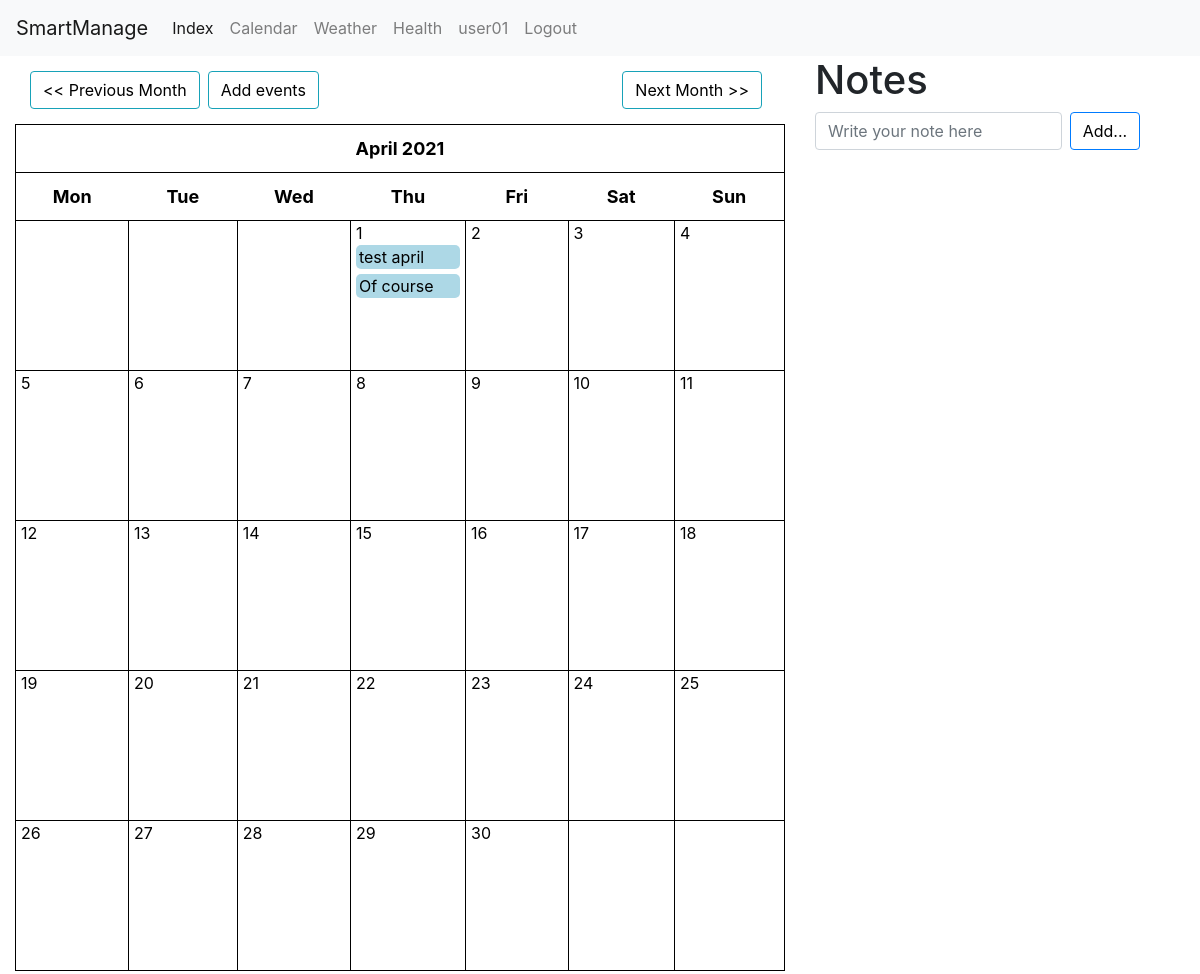
Page / (signed in) on the earlier database version.
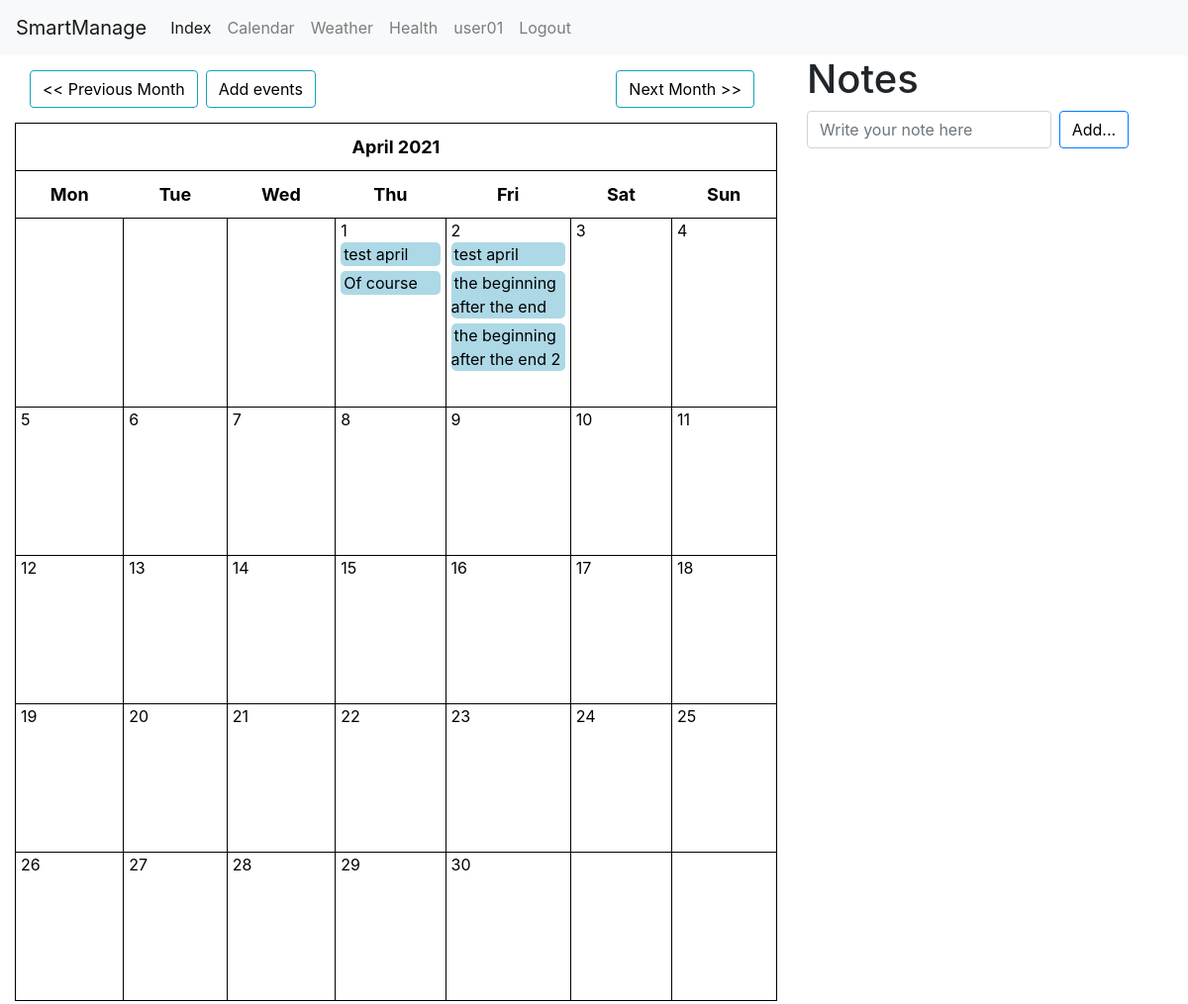
Same page on the later database version.
### manCal/models.py (models this page shows, shortened)
class Event(models.Model):
    user = models.ForeignKey(settings.AUTH_USER_MODEL, on_delete=models.CASCADE)
    title = models.CharField(max_length=200)
    description = models.TextField()
    start_time = models.DateTimeField()
    end_time = models.DateTimeField()
    created_date = models.DateTimeField(auto_now_add=True)
    location = models.CharField(max_length=200, null=True, blank=True)
    @property
    def get_html_url(self):
        url = reverse('manCal:event-detail', args=(self.id,))
        return f'<a href="{url}"> {self.title} </a>'

### manCal/views.py (the view)
# urls.py: path('', views.CalendarView.as_view(), name='calendar'),
class CalendarView(LoginRequiredMixin, generic.ListView):
    model = Event
    template_name = 'calendar.html'
    def get_context_data(self, **kwargs):
        context = super().get_context_data(**kwargs)
        d = get_date(self.request.GET.get('month', None))
        cal = Calendar(d.year, d.month)
        html_cal = cal.formatmonth(withyear=True)
        user = CustomUser.objects.get(username= self.request.user)
        notes = Notes.objects.filter(user=user)
        context['calendar'] = mark_safe(html_cal)
        context['prev_month'] = prev_month(d)
        context['next_month'] = next_month(d)
        context['notes'] = notes
        return context

### manCal/utils.py (called while the page is built)
	def formatday(self, day, events):
		events_per_day = events.filter(start_time__day=day)
		d = ''
		for event in events_per_day:
			d += f'<li> {event.get_html_url} </li>'
		if day != 0:
			return f"<td><span class='date'>{day}</span><ul> {d} </ul></td>"
		return '<td></td>'

	def formatweek(self, theweek, events):
		week = ''
		for d, weekday in theweek:
			week += self.formatday(d, events)
		return f'<tr> {week} </tr>'

	def formatmonth(self, withyear=True):
		events = Event.objects.filter(start_time__year=self.year, start_time__month=self.month)
		cal = f'<table border="0" cellpadding="0" cellspacing="0" class="calendar">\n'
		cal += f'{self.formatmonthname(self.year, self.month, withyear=withyear)}\n'
		cal += f'{self.formatweekheader()}\n'
		for week in self.monthdays2calendar(self.year, self.month):
			cal += f'{self.formatweek(week, events)}\n'
		return cal

### manCal/views.py (called while the page is built)
def get_date(req_day):
    if req_day:
        year, month = (int(x) for x in req_day.split('-'))
        return date(year, month, day=1)
    return datetime.today()

### manCal/templates/calendar.html (shortened to what this page needs)
{% extends 'base.html' %}
{% block content %}
    <div class="conteiner">
        <div class="notes-conteiner float-right col-lg-4 col-sm-12 col-md-12">
            <h1> Notes </h1>
            <form class="form-inline" method="POST" action= {% url 'manCal:add_note' %}>
                    <input type="text" class="form-control mb-2 mr-sm-2 col-10 col-lg-8" id="note" placeholder="Write your note here" name = "note" required>
                <button type="submit" class="btn btn-primary mb-2">Add...</button>
        </div>
        <div class="calendar-content float-left col-sm-12 col-md-12 col-lg-8">
            <div class="clearfix">
                <a class="btn btn-info right mr-2" href="{% url 'manCal:calendar' %}?{{ next_month }} "> Next Month >> </a>
                <a class="btn btn-info text-center mr-2" href="{% url 'manCal:event_new' %}"> Add events </a>
                <a class="btn btn-info left mr-2" href="{% url 'manCal:calendar' %}?{{ prev_month }}"> << Previous Month </a>
            </div>
            <div style="color: blueviolet;">
                {{ calendar }}
            </div>
        </div>
    </div>
{% endblock %}

Differences in the rows shown:
no longer on this page (row unchanged): Event: title "April 2021 Mon Tue Wed Thu Fri Sat Sun 1 test april Of course 2 3 4 5 6 7 8 9 10 11 12 13 14 15 16 17 18 19 20 21 22 23 24 25 26 27 28 29 30"
added Event: title "April 2021 Mon Tue Wed Thu Fri Sat Sun 1 test april Of course 2 test april the beginning after the end the beginning after the end 2 3 4 5 6 7 8 9 10 11 12 13 14 15 16 17 18 19 20 21 22 23 24 25 26 27 28 29 30"
